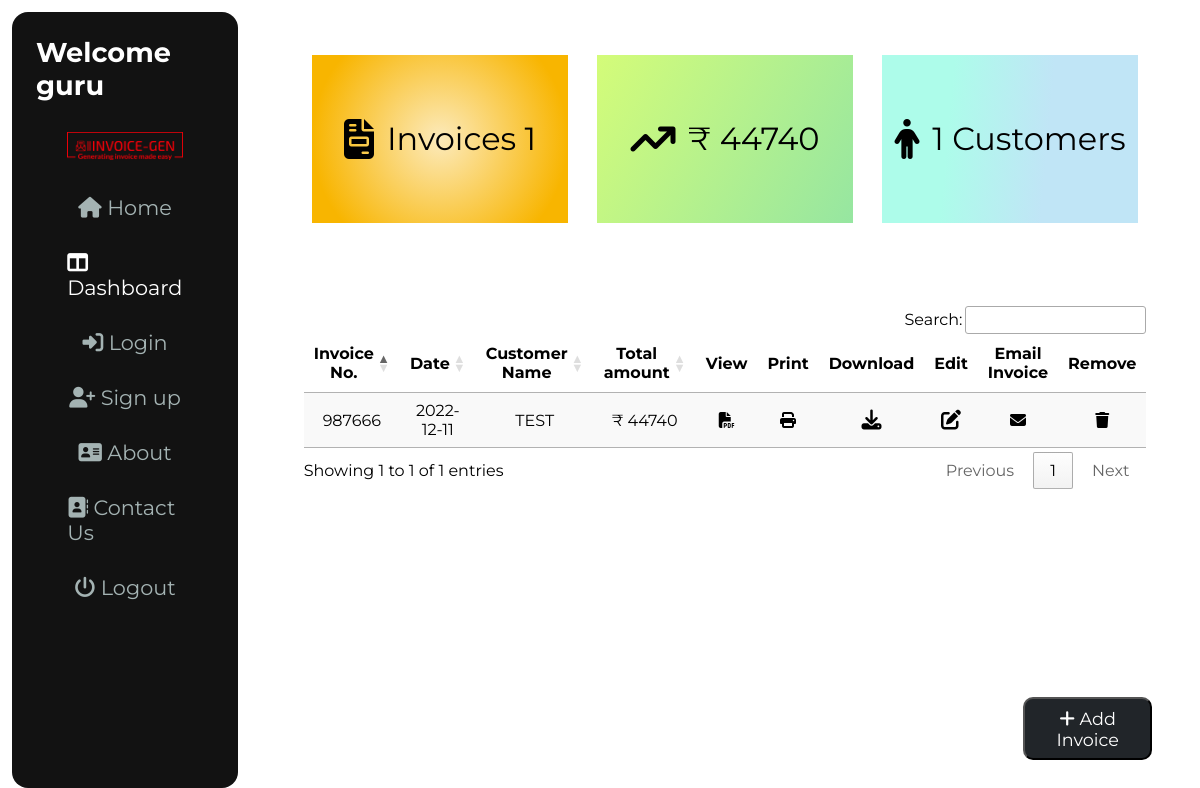
The app's page /welcome.php (signed in) with its own data.
### tables this page shows
CREATE TABLE `total_details` (
  `inv_id` varchar(20) NOT NULL,
  `subtotal` int(100) NOT NULL,
  `tax` int(10) NOT NULL,
  `discount` int(100) NOT NULL,
  `total` int(100) NOT NULL,
  `date` date NOT NULL,
  `username` varchar(20) NOT NULL
);

CREATE TABLE `cust_info` (
  `inv_id` varchar(20) NOT NULL,
  `cname` varchar(20) NOT NULL,
  `caddress` varchar(50) NOT NULL,
  `cphone` int(20) NOT NULL,
  `cemail` varchar(50) NOT NULL,
  `username` varchar(20) NOT NULL
);

### welcome.php (the view, shortened to what this page needs)
<?php
$usernamee = $_SESSION['username'];
?>
<!DOCTYPE html>
<html lang="en">
<head>
    <link rel="stylesheet" href="style_welcome.css?v=<?php echo time(); ?>">
    <link rel="stylesheet" type="text/css" href="https://cdn.datatables.net/1.13.1/css/jquery.dataTables.css">
</head>
<body>
    <div class="navbar">
        <h1>Welcome
            <?php echo $usernamee ?>
        </h1>
        <ul>
            <li><img src="/DBMS_Project/logo.png" alt="LOGO" srcset="" class="logo"></li>
            <li><a href="/DBMS_Project/index.php" id="home"><i class="fa-solid fa-house"></i> Home</a></li>
            <li><a href="/DBMS_Project/welcome.php" id="dashboard"><i class="fa-solid fa-table-columns"></i>
                    Dashboard</a>
            </li>
            <li><a href="/DBMS_Project/login.php" id="login"><i class="fa-solid fa-right-to-bracket"></i> Login</a>
            </li>
            <li><a href="/DBMS_Project/signup.php" id="signup"><i class="fa-solid fa-user-plus"></i> Sign up</a>
            </li>
            <li><a href="/DBMS_Project/about.php" id="about"><i class="fa-solid fa-address-card"></i> About</a></li>
            <li><a href="/DBMS_Project/contact.php" id="contactus"><i class="fa-solid fa-address-book"></i> Contact
                    Us</a></li>
            <li><a href="/DBMS_Project/logout.php" id="logout"><i class="fa-solid fa-power-off"></i> Logout</a></li>
        </ul>
    </div>
    <div class="right-section">
        <div class="dashboard-section">
            <div class="left-box">
                <i class="fa-solid fa-file-invoice fa-lg"></i>
                <?php
                $num_of_invoice_q = "SELECT * FROM `user_additional_info` WHERE username='$usernamee';";
                $result1 = mysqli_query($conn, $num_of_invoice_q);
                $Number_of_invoice = mysqli_num_rows($result1);
                ?>
                <p> Invoices
                    <?php echo "$Number_of_invoice" ?>
                </p>
            </div>
            <div class="middle-box">
                <i class="fa-solid fa-arrow-trend-up fa-lg"></i>
                <?php
                $sql2 = "SELECT SUM(total) as final FROM `total_details` WHERE username='$usernamee'";
                $sql2result = mysqli_query($conn, $sql2);
                if (mysqli_num_rows($sql2result) == 1) {
                    while ($row22 = mysqli_fetch_assoc($sql2result)) {
                        $final_amount = $row22['final'];
                        echo '<p>₹ ' . $final_amount . '</p>';
                    }
                }
                ?>
            </div>
            <div class="right-box">
                <i class="fa-solid fa-person fa-lg"></i>
                <?php
                $sql3 = "SELECT * FROM `cust_info` WHERE username='$usernamee' GROUP BY cname;";
                $sql3result = mysqli_query($conn, $sql3);
                $num_of_customers = mysqli_num_rows($sql3result);
                echo "<p> " . $num_of_customers . " Customers</p>";
                ?>
            </div>
        </div>
        <div class="invoice-table">
            <table class="invoice-inside hover row-border stripe" id="invoice-inside">
                <thead>
                    <tr>
                        <th>Invoice No.</th>
                        <th>Date</th>
                        <th>Customer Name</th>
                        <th>Total amount</th>
                        <th>View</th>
                        <th>Print</th>
                        <th>Download</th>
                        <th>Edit</th>
                        <th>Email Invoice</th>
                        <th>Remove</th>
                    </tr>
                </thead>
                <tbody>
                    <?php
                    $Isql = "SELECT * FROM `user_additional_info` WHERE username='$usernamee';";
                    $Iresult = mysqli_query($conn, $Isql);
                    $num = mysqli_num_rows($Iresult);
                    if ($num == 0) {
                        echo "
                            <tr>
                            <td>No data</td>
                            <td>No data</td>
                            <td>No data</td>
                            <td>No data</td>
                            <td><i class='fa-solid fa-file-pdf'></i></td>
                            <td><i class='fa-solid fa-print fa-lg view'></i></td>
                            <td><i class='fa-solid fa-download fa-lg download'></i></td>
                            <td><i class='fa-solid fa-pen-to-square fa-lg edit'></i></td>
                            <td><i class='fa-solid fa-envelope email'></i></td>
                            <td><i class='fa-solid fa-trash remove'></i></td>
                        </tr>";
                    } else {
                        $invoices = [];
                        while ($row = mysqli_fetch_assoc(($Iresult))) {
                            $invoices[] = $row['inv_id'];
                        }
                        $n = count($invoices);
                        for ($i = 0; $i < $n; $i++) {
                            $col1 = $invoices[$i];
                            $col2 = "temp";
                            $col3 = "temp";
                            $col4 = "temp";
                            $Csql = "SELECT cname FROM `cust_info` WHERE inv_id = '$col1'";
                            $Cresult = mysqli_query($conn, $Csql);
                            $num_returned = mysqli_num_rows($Cresult);
                            if ($num_returned == 1) {
                                while ($row2 = mysqli_fetch_assoc($Cresult)) {
                                    $col3 = $row2['cname'];
                                }
                            }
                            $Tsql = "SELECT date,total FROM `total_details` WHERE inv_id='$col1'";
                            $Iresult = mysqli_query($conn, $Tsql);
                            $num2_returned = mysqli_num_rows($Iresult);
                            if ($num2_returned == 1) {
                                while ($row3 = mysqli_fetch_assoc(($Iresult))) {
                                    $col2 = $row3['date'];
                                    $col4 = $row3['total'];
                                }
                            }
                            $viewloc = '/DBMS_Project/view_invoice.php?inv_id=' . $col1 . '&what=view';
                            $printloc = '/DBMS_Project/view_invoice.php?inv_id=' . $col1 . '&what=print';
                            $downloadloc = '/DBMS_Project/view_invoice.php?inv_id=' . $col1 . '&what=download';
                            $emailloc = '/DBMS_Project/view_invoice.php?inv_id=' . $col1 . '&what=email';
                            $editloc = '/DBMS_Project/edit_invoice.php?inv_id=' . $col1;
                            $rnum = $i + 1;
                            echo "<tr>
                            <td class='row$rnum' id='row$rnum'>$col1</td>
                            <td>$col2</td>
                            <td>$col3</td>
                            <td class=amt>₹ $col4</td>
                            <td><a href='" . $viewloc . "' class='table-btn'><i class='fa-solid fa-file-pdf view'></i></a></td><td><a href='" . $printloc . "' class='table-btn'><i class='fa-solid fa-print print'></i></a></td>
                            <td><a href='" . $downloadloc . "' class='table-btn'><i class='fa-solid fa-download fa-lg download'></i></a></td>
                            <td><a href='" . $editloc . "' class='table-btn'><i class='fa-solid fa-pen-to-square fa-lg edit'></i></a></td>
                            <td><a href='" . $emailloc . "' class='table-btn' id='$rnum'><i class='fa-solid fa-envelope email'></i></a></td>
                            <td><a class='table-btn' id='$rnum' onclick='removedetails(this)'><i class='fa-solid fa-trash remove'i></i></a></td>
                        </tr>";
                        }
                    }
                    ?>
                </tbody>
            </table>
        </div>
        <button class="add_invoice_btn" onclick="location.href = '/DBMS_Project/invoice.php';"><i
                class="fa-solid fa-plus"></i> Add Invoice</button>
    </div>
</body>
</html>

### style_welcome.css (style rules this page uses)
* { box-sizing: content-box; margin: 0; padding: 0; font-family: 'Montserrat', sans-serif; }
body { height: 100vh; display: flex; }
.navbar { display: flex; flex-direction: column; width: 15%; padding: 2%; justify-content: flex-start; align-items: center; background-color: rgb(18, 18, 18); font-size: 1.3rem; margin: 1%; box-shadow: rgba(255, 255, 255, 0.35) 0px 5px 15px; border-radius: 16px; color: white; gap: 30px; }
.navbar ul { display: flex; flex-direction: column; justify-content: flex-start; align-items: center; width: 65%; gap: 30px; }
.navbar ul li { list-style: none; }
.navbar ul li a { text-decoration: none; color: inherit; }
.navbar h1 { font-size: 1.7rem; }
.logo { width: 100%; }
#logout, #login,#about,#contactus, #signup, #home { color: rgb(164, 179, 179); }
.right-section { width: 80%; display: flex; flex-direction: column; align-items: center; }
.add_invoice_btn { background-color: rgb(33,37,41); color: white; position: fixed; font-size: 1.1rem; width: 9%; padding: 0.7%; border-radius: 10px; bottom: 5%; right: 4%; cursor: pointer; }
.invoice-table { width: 88%; padding: 2%; text-align: center; display: flex; justify-content: center; align-items: center; }
.dashboard-section { display: flex; width: 90%; height: 30%; margin-bottom: 3%; margin-top: 2%; justify-content: space-around; align-items: center; }
.left-box, .middle-box, .right-box { display: flex; flex-wrap: wrap; justify-content: center; align-items: center; gap: 5%; width: 30%; height: 70%; font-size: 2rem; cursor: pointer; }
.left-box { background-image: radial-gradient(circle farthest-side, #fceabb, #f8b500); }
.middle-box { background-image: linear-gradient(120deg, #d4fc79 0%, #96e6a1 100%); }
.right-box { background-image: linear-gradient( 95.2deg, rgba(173,252,234,1) 26.8%, rgba(192,229,246,1) 64% ); }
.view, .download, .edit, .remove, .print, .email { cursor: pointer; }
.table-btn { color: inherit; cursor: auto; }

### records on screen
total_details: date "2022-12-11", total "44740"
cust_info: cname "TEST"

### other values on screen
$usernamee "guru"
$Number_of_invoice "1"
$final_amount "44740"
$num_of_customers "1"
$col1 "987666"
